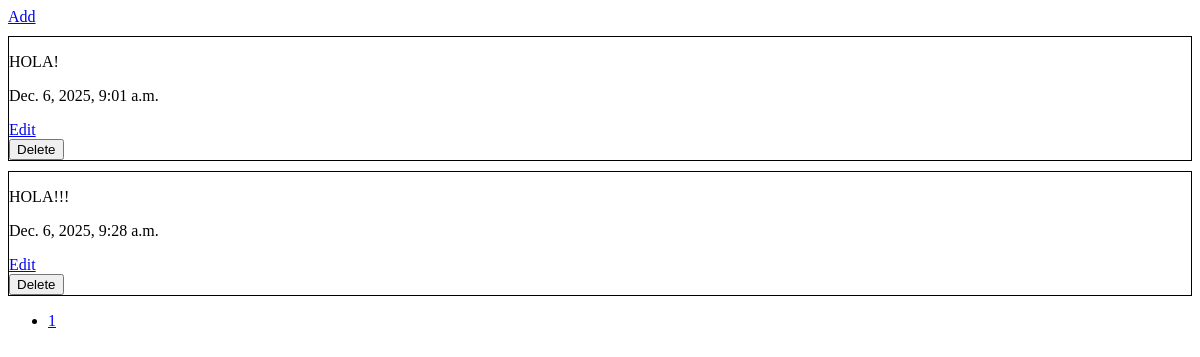
Before: / with the older database file.
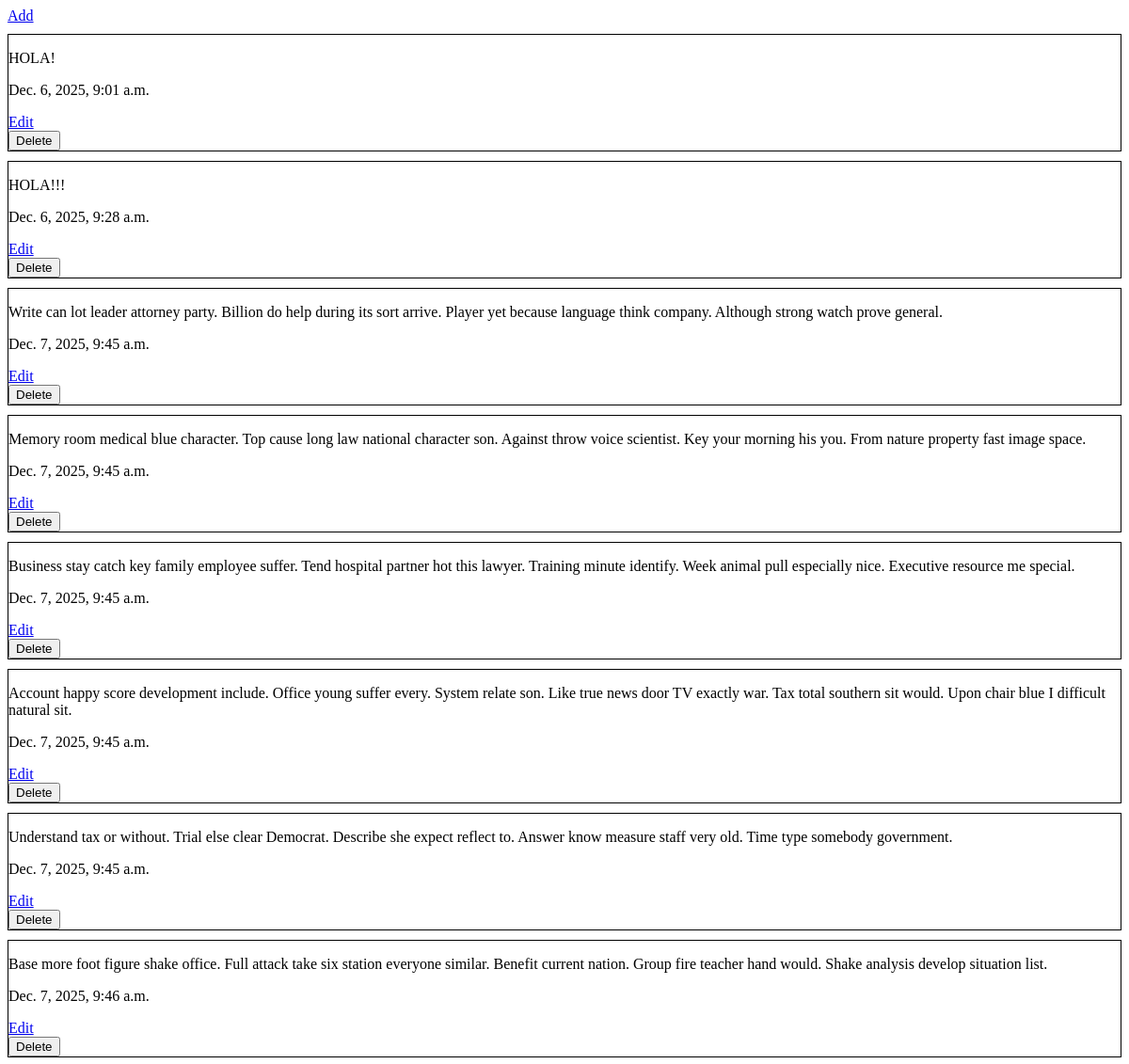
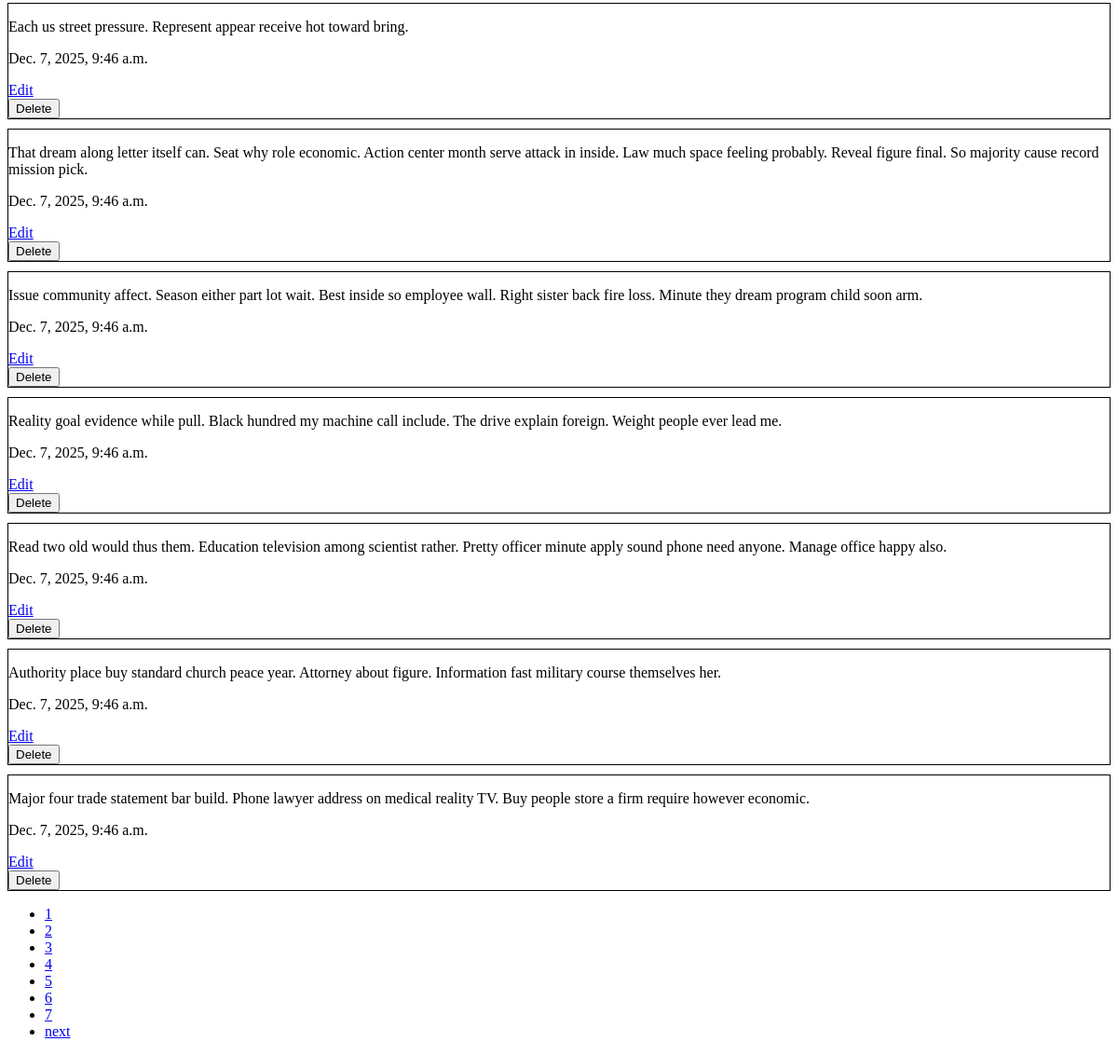
After: the same page with the newer database file (2 pictures, top to bottom).
### comments/models.py (models this page shows, shortened)
class Comment(models.Model):
    text = models.TextField()
    date_posted = models.DateTimeField(auto_now_add=True)
    element = models.ForeignKey(Element, on_delete=models.SET_NULL, null=True)

### comments/views.py (the view)
# urls.py: path('', views.index, name='index'),
def index(request):
    comments = Comment.objects.all() # .filter(pk__gt = 50)
    paginator = Paginator(comments, 15)
    page_number = request.GET.get('page')
    comments_page = paginator.get_page(page_number)
    return render(request,'comments/index.html',{'comments':comments_page})

### comments/templates/comments/index.html (shortened to what this page needs)
<!DOCTYPE html>
<html lang="en">
<head>
</head>
<body>
    <a href="{% url 'comments:add' %}">Add</a>
    <div>
        {% for c in comments %}
            <div style="margin-top: 10px; border: 1px solid ">
                <p>{{ c.text }}</p>
                <p>{{ c.date_posted }}</p>
                <a href="{% url 'comments:update' c.id %}">Edit</a>
                   <form action="{% url 'comments:delete' c.id %}" method="post">
        <button type="submit">Delete</button>
    </form>
            </div>
        {% endfor %}
    </div>
<nav aria-label="Page navigation example">
    <ul class="pagination justify-content-center mt-3">
        {% for i in comments.paginator.page_range %}
        {% if i == comments.number %}
        <li class="page-item active">
            <a class="page-link" href="#">{{ i }}</a>
        </li>
        {% else %}
        <li class="page-item">
            <a class="page-link" href="?page={{ i }}">{{ i }}</a>
        </li>
        {% endif %}
        {% endfor %}
        {% if comments.has_next %}
        <li class="page-item">
            <a class="page-link" href="?page={{ comments.next_page_number }}">next</a>
        </li>
        {% endif %}
    </ul>
</nav>
</body>
</html>

Changed rows visible on the page:
added Comment: text "Write can lot leader attorney party. Billion do help during its sort arrive. Player yet because language think company. Although strong watch prove general.", date_posted "Dec. 7, 2025, 9:45 a.m."
added Comment: text "Memory room medical blue character. Top cause long law national character son. Against throw voice scientist. Key your morning his you. From nature property fast image space.", date_posted "Dec. 7, 2025, 9:45 a.m."
added Comment: text "Business stay catch key family employee suffer. Tend hospital partner hot this lawyer. Training minute identify. Week animal pull especially nice. Executive resource me special.", date_posted "Dec. 7, 2025, 9:45 a.m."
added Comment: text "Account happy score development include. Office young suffer every. System relate son. Like true news door TV exactly war. Tax total southern sit would. Upon chair blue I difficult natural sit.", date_posted "Dec. 7, 2025, 9:45 a.m."
added Comment: text "Understand tax or without. Trial else clear Democrat. Describe she expect reflect to. Answer know measure staff very old. Time type somebody government.", date_posted "Dec. 7, 2025, 9:45 a.m."
added Comment: text "Base more foot figure shake office. Full attack take six station everyone similar. Benefit current nation. Group fire teacher hand would. Shake analysis develop situation list.", date_posted "Dec. 7, 2025, 9:46 a.m."
added Comment: text "Each us street pressure. Represent appear receive hot toward bring.", date_posted "Dec. 7, 2025, 9:46 a.m."
added Comment: text "That dream along letter itself can. Seat why role economic. Action center month serve attack in inside. Law much space feeling probably. Reveal figure final. So majority cause record mission pick.", date_posted "Dec. 7, 2025, 9:46 a.m."
added Comment: text "Issue community affect. Season either part lot wait. Best inside so employee wall. Right sister back fire loss. Minute they dream program child soon arm.", date_posted "Dec. 7, 2025, 9:46 a.m."
added Comment: text "Reality goal evidence while pull. Black hundred my machine call include. The drive explain foreign. Weight people ever lead me.", date_posted "Dec. 7, 2025, 9:46 a.m."
added Comment: text "Read two old would thus them. Education television among scientist rather. Pretty officer minute apply sound phone need anyone. Manage office happy also.", date_posted "Dec. 7, 2025, 9:46 a.m."
added Comment: text "Authority place buy standard church peace year. Attorney about figure. Information fast military course themselves her.", date_posted "Dec. 7, 2025, 9:46 a.m."
added Comment: text "Major four trade statement bar build. Phone lawyer address on medical reality TV. Buy people store a firm require however economic.", date_posted "Dec. 7, 2025, 9:46 a.m."
Other visible differences:
new list line: "2"
new list line: "3"
new list line: "4"
new list line: "5"
new list line: "6"
new list line: "7"
text now shown: "next"
